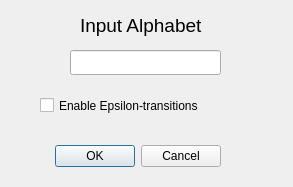
<?xml version="1.0" encoding="UTF-8"?>
<ui version="4.0">
 <class>Dialog</class>
 <widget class="QDialog" name="Dialog">
  <property name="geometry">
   <rect>
    <x>0</x>
    <y>0</y>
    <width>293</width>
    <height>187</height>
   </rect>
  </property>
  <property name="windowTitle">
   <string>Dialog</string>
  </property>
  <widget class="QDialogButtonBox" name="buttonBox">
   <property name="geometry">
    <rect>
     <x>50</x>
     <y>140</y>
     <width>171</width>
     <height>32</height>
    </rect>
   </property>
   <property name="orientation">
    <enum>Qt::Horizontal</enum>
   </property>
   <property name="standardButtons">
    <set>QDialogButtonBox::Cancel|QDialogButtonBox::Ok</set>
   </property>
  </widget>
  <widget class="QLabel" name="label">
   <property name="geometry">
    <rect>
     <x>80</x>
     <y>10</y>
     <width>141</width>
     <height>31</height>
    </rect>
   </property>
   <property name="font">
    <font>
     <pointsize>14</pointsize>
    </font>
   </property>
   <property name="text">
    <string>Input Alphabet</string>
   </property>
  </widget>
  <widget class="QCheckBox" name="epsilonT_chkBox">
   <property name="geometry">
    <rect>
     <x>40</x>
     <y>90</y>
     <width>201</width>
     <height>31</height>
    </rect>
   </property>
   <property name="text">
    <string>Enable Epsilon-transitions</string>
   </property>
  </widget>
  <widget class="QLineEdit" name="entry_alphabet_input">
   <property name="geometry">
    <rect>
     <x>70</x>
     <y>50</y>
     <width>151</width>
     <height>25</height>
    </rect>
   </property>
  </widget>
 </widget>
 <resources/>
 <connections>
  <connection>
   <sender>buttonBox</sender>
   <signal>accepted()</signal>
   <receiver>Dialog</receiver>
   <slot>accept()</slot>
   <hints>
    <hint type="sourcelabel">
     <x>248</x>
     <y>254</y>
    </hint>
    <hint type="destinationlabel">
     <x>157</x>
     <y>274</y>
    </hint>
   </hints>
  </connection>
  <connection>
   <sender>buttonBox</sender>
   <signal>rejected()</signal>
   <receiver>Dialog</receiver>
   <slot>reject()</slot>
   <hints>
    <hint type="sourcelabel">
     <x>316</x>
     <y>260</y>
    </hint>
    <hint type="destinationlabel">
     <x>286</x>
     <y>274</y>
    </hint>
   </hints>
  </connection>
 </connections>
</ui>
